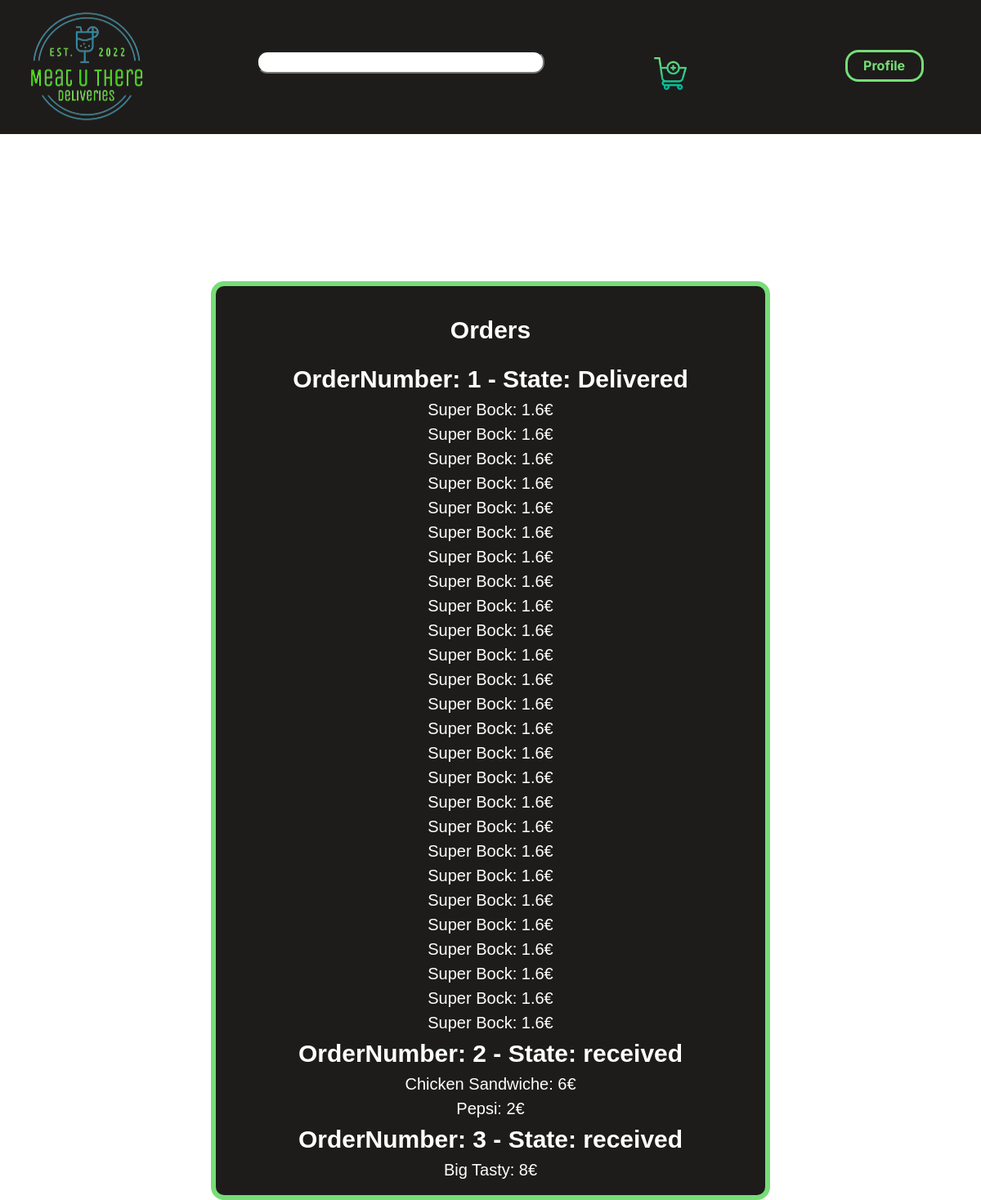
Screenshot of /orders.php (signed in) with the database file from the repository.
### tables this page shows
CREATE TABLE Request(
    idRequest INTEGER PRIMARY KEY,
    orderState VARCHAR,
    idUser REFERENCES User
);

CREATE TABLE RequestDishes(
    idRequestDish INTEGER,
    idRequest INTEGER REFERENCES Request ON DELETE CASCADE,
    idDish INTEGER REFERENCES Dish ON DELETE CASCADE,
    PRIMARY KEY(idRequestDish)
);

CREATE TABLE Dish(
    idDish INTEGER PRIMARY KEY AUTOINCREMENT,
    name VARCHAR,
    price REAL,
    idDishCategory INTEGER REFERENCES DishCategory,
    idRestaurant INTEGER REFERENCES Restaurant
);

### database/users.php (called while the page is built, shortened)
<?php
    function getUserInfo($db){
        $stmt = $db->prepare('SELECT *
                              FROM User
                              WHERE username=:username');
        $stmt->bindParam(':username',$_SESSION['username']);
        $stmt->execute();
        $stmt = $stmt->fetch();
        return $stmt;
    }
?>

### database/restaurants.php (called while the page is built, shortened)
<?php
    function getDishInfo($db,$dish_id){
        $stmt = $db->prepare('  SELECT *
                                FROM Dish
                                WHERE idDish=:idDish');
        $stmt->bindParam(':idDish',$dish_id);
        $stmt->execute();
        $stmt = $stmt->fetch();
        return $stmt;
    }
    function getRequests($db,$user_id){
        $stmt = $db->prepare('SELECT *
                              FROM Request WHERE idUser=:user_id');
        $stmt->bindParam(':user_id',$user_id);
        $stmt->execute();
        $stmt = $stmt->fetchAll();
        return $stmt;
    }
    function getRequestDishes($db,$idRequest){
        $stmt = $db->prepare('SELECT idDish
                              FROM RequestDishes WHERE idRequest=:idRequest');
        $stmt->bindParam(':idRequest',$idRequest);
        $stmt->execute();
        $stmt = $stmt->fetchAll();
        return $stmt;
    }
?>

### orders.php (the view, shortened to what this page needs)
<?php
    require_once("templates/common.php");
    require_once("database/connection.php");
    require_once("database/restaurants.php");
    require_once("database/users.php");
    $db=getDatabaseConnection();
    $userInfo = getUserInfo($db,$_SESSION["username"]);
    $requests = getRequests($db,$userInfo['idUser']);
?>
<menu>
    <h2>Orders</h2>
    <ul id=orders>
    <?php foreach($requests as $request){ ?>
            <ul id="OrderNumber"><h1>OrderNumber: <?=$request['idRequest']?> - <?="State: ".$request['orderState']?></h1>
                <?php $requestDishes = getRequestDishes($db,$request['idRequest'])?>
                <?php foreach($requestDishes as $dish){?>
                <li>
                    <?php $dishInfo = getDishInfo($db, $dish['idDish']) ?>
                    <p><?=$dishInfo['name']?>:<?=" ".$dishInfo['price']?>€</p>
                </li>
                <?php } ?>
            <ul>
        <?php } ?>
    </ul>
</menu>

### styles/common.css (style rules this page uses)
* { padding: 0; margin: 0; font-family: 'Inter','Anonymous Pro',"IBM Plex Mono",'Raleway', sans-serif; }
body { font-family: "IBM Plex Mono", 'Courier New', monospace; background-color: white; width:100%; align-items: center; justify-content: center; min-height:100%; }

### styles/orders.css (style rules this page uses)
body { background-image:url("../imgs/hamburger_background"); background-size:cover; width:100% }
menu { width: 250px; padding: 1em; border:0.4em solid #77DD77; background-color: #1D1C1A; border-radius:1em; width: 40em; height: 10em; display:table; margin:auto; margin-top:15%; }
menu p { font: 400 20px/1.5 Helvetica, Verdana, sans-serif; margin: 0; color:white; }
menu h2 { font: 400 30px/1.5 Helvetica, Verdana, sans-serif; margin: 0; padding: 0; color:white; padding: 0.5em; justify-content: center; display: flex; font-weight: bold; }
menu ul h1 { font: 400 30px/1.5 Helvetica, Verdana, sans-serif; margin: 0; padding: 0; color:white; justify-content: center; display: flex; font-weight: bold; }
menu ul { list-style-type: none; margin: 0; padding: 0; }
menu ul li { display: flex; justify-content: center; font: 200 20px/1.5 Helvetica, Verdana, sans-serif; }

### rows the page displays
request: idRequest "1", orderState "Delivered"
requestdishes: idDish.name "Super Bock", idDish.price "1.6"
requestdishes: idDish.name "Super Bock", idDish.price "1.6"
requestdishes: idDish.name "Super Bock", idDish.price "1.6"
requestdishes: idDish.name "Super Bock", idDish.price "1.6"
requestdishes: idDish.name "Super Bock", idDish.price "1.6"
requestdishes: idDish.name "Super Bock", idDish.price "1.6"
requestdishes: idDish.name "Super Bock", idDish.price "1.6"
requestdishes: idDish.name "Super Bock", idDish.price "1.6"
requestdishes: idDish.name "Super Bock", idDish.price "1.6"
requestdishes: idDish.name "Super Bock", idDish.price "1.6"
requestdishes: idDish.name "Super Bock", idDish.price "1.6"
requestdishes: idDish.name "Super Bock", idDish.price "1.6"
requestdishes: idDish.name "Super Bock", idDish.price "1.6"
requestdishes: idDish.name "Super Bock", idDish.price "1.6"
requestdishes: idDish.name "Super Bock", idDish.price "1.6"
requestdishes: idDish.name "Super Bock", idDish.price "1.6"
requestdishes: idDish.name "Super Bock", idDish.price "1.6"
requestdishes: idDish.name "Super Bock", idDish.price "1.6"
requestdishes: idDish.name "Super Bock", idDish.price "1.6"
requestdishes: idDish.name "Super Bock", idDish.price "1.6"
requestdishes: idDish.name "Super Bock", idDish.price "1.6"
requestdishes: idDish.name "Super Bock", idDish.price "1.6"
requestdishes: idDish.name "Super Bock", idDish.price "1.6"
requestdishes: idDish.name "Super Bock", idDish.price "1.6"
requestdishes: idDish.name "Super Bock", idDish.price "1.6"
requestdishes: idDish.name "Super Bock", idDish.price "1.6"
request: idRequest "2", orderState "received"
requestdishes: idDish.name "Chicken Sandwiche", idDish.price "6"
requestdishes: idDish.name "Pepsi", idDish.price "2"
request: idRequest "3", orderState "received"
requestdishes: idDish.name "Big Tasty", idDish.price "8"
